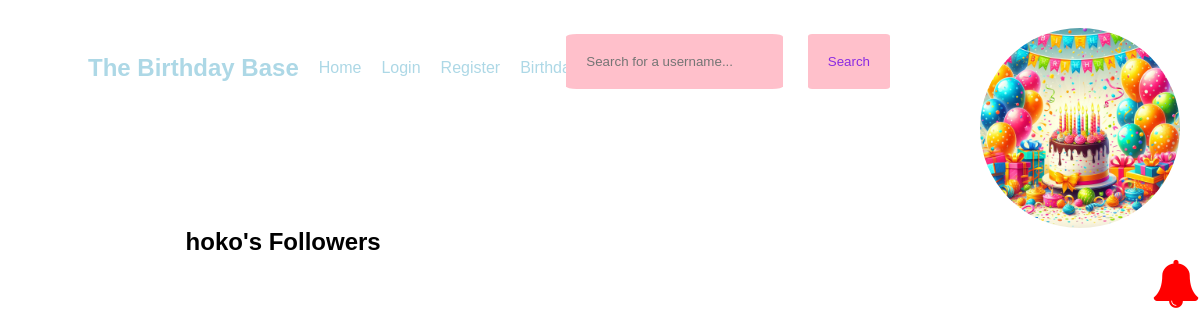
The page /followers/hoko on the database as committed earlier.
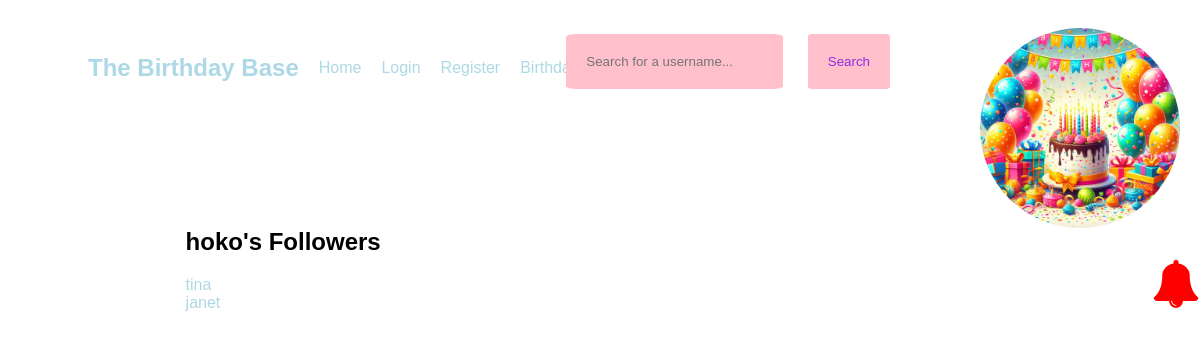
The same page on the database as committed later.
### app.py (models this page shows, shortened)
class Follow(db.Model):
    follower_id = db.Column(db.Integer, db.ForeignKey("user.id"), primary_key=True)
    followed_id = db.Column(db.Integer, db.ForeignKey("user.id"), primary_key=True)
    timestamp = db.Column(db.DateTime, default=datetime.now())

class User(db.Model, UserMixin):
    id = db.Column(db.Integer, primary_key=True)
    username = db.Column(db.String(20), nullable=False, unique=True)
    password = db.Column(db.String(80), nullable=False)
    first_name = db.Column(db.String(20), nullable=False)
    last_name = db.Column(db.String(80), nullable=True)
    birthday = db.Column(db.Date, nullable=False)
    profile_pic = db.Column(db.String(), default="default.jpg")
    followed = db.relationship(
        "Follow",
        foreign_keys=[Follow.follower_id],
        backref=db.backref("follower", lazy="joined"),
        lazy="dynamic",
        cascade="all, delete-orphan",
    )
    followers = db.relationship(
        "Follow",
        foreign_keys=[Follow.followed_id],
        backref=db.backref("followed", lazy="joined"),
        lazy="dynamic",
        cascade="all, delete-orphan",
    )
    postsender = db.relationship(
        "Post",
        backref=backref("postsender", uselist=False),
        foreign_keys=[Post.sender],
        lazy=True,
    )

### app.py (the view)
@app.route("/followers/<username>")
def followers(username):
    user = User.query.filter_by(username=username).first_or_404()
    followers = Follow.query.filter_by(followed_id=user.id).all()
    return render_template("followers.html", followers=followers, user=user)

### app.py (called while the page is built)
@app.context_processor
def base():
    def notifbday():
        print('test')
        if current_user.is_authenticated:
            print('test')
            user_id = flask_login.current_user.id
            today = datetime.now()
            one_month_later = today + relativedelta(months=1)
            print(one_month_later)
            one_month_before = today - relativedelta(months=12)
            birthdays_in_last_month = User.query.join(
                Follow, User.id == Follow.followed_id
            ).filter(
                (func.extract('month', User.birthday) >= today.month),
            (func.extract('month', User.birthday) <= one_month_later.month)).all()
            print(birthdays_in_last_month)
            return birthdays_in_last_month
        else:
            print('user is not logged in')
    return dict(notif=notifbday)

### templates/followers.html
{% extends 'base.html' %} {% block content %}
<section>
    <h1>
        {{ user.username }}'s Followers
    </h1>
    {% for f in followers %}
    <a href="{{ url_for('profile', username=f.follower.username) }}">
        {{ f.follower.username }}
      </a><br>
    {% endfor %}
</section>
{% endblock %}

Rows that differ between the two databases and show on the page:
added Follow: follower.username "tina"
added Follow: follower.username "janet"
